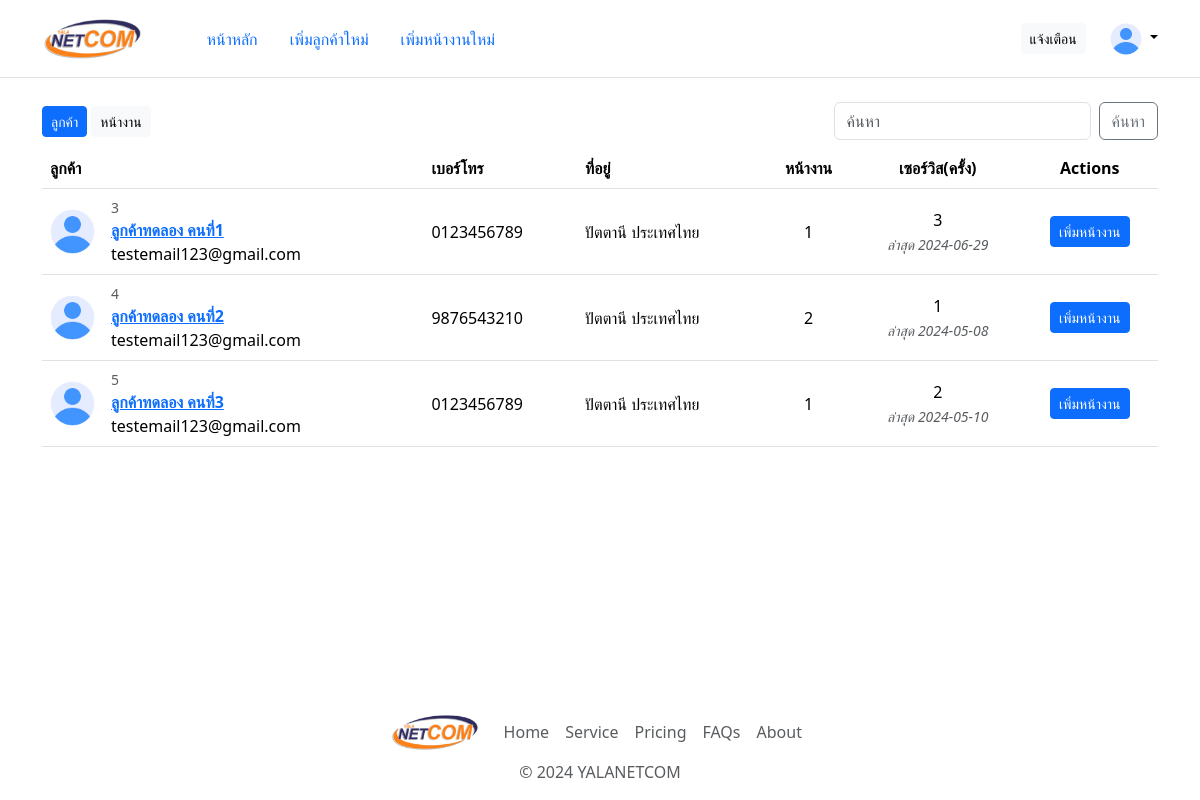
Before: /template/ (signed in) with the older database file.
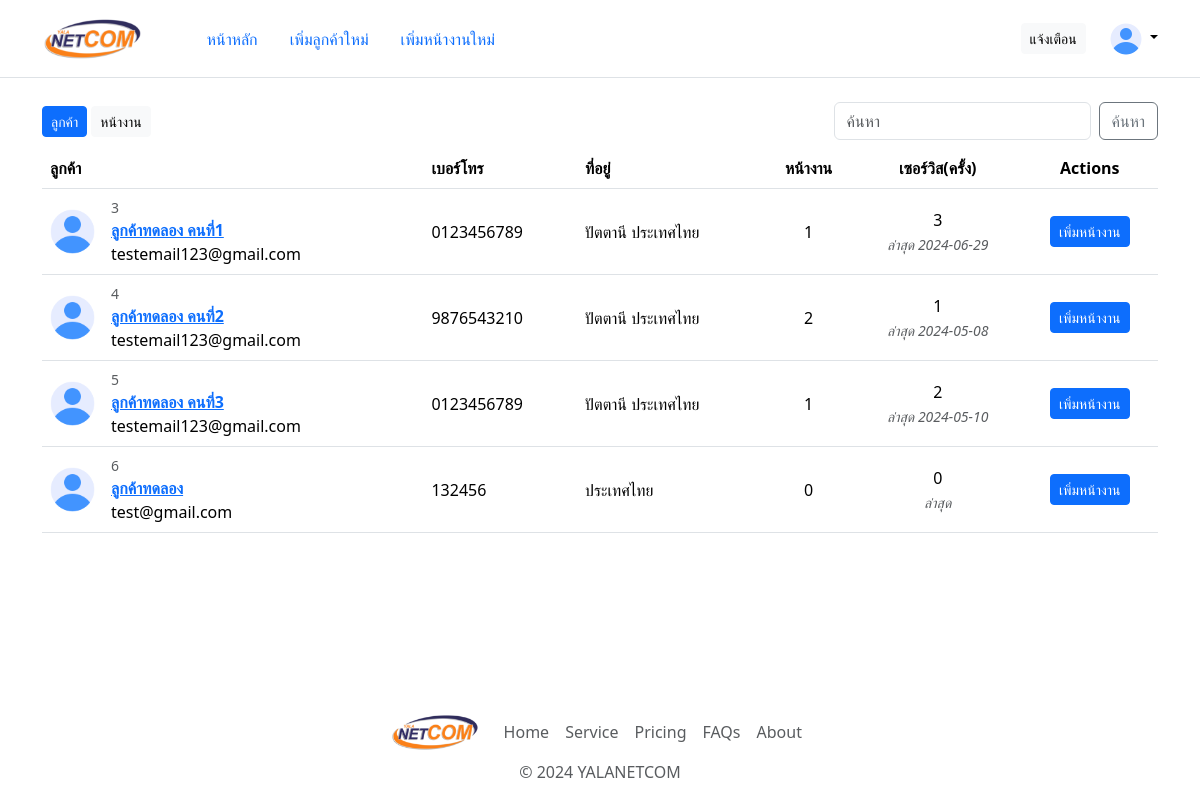
After: the same page with the newer database file.
### tables this page shows
CREATE TABLE `user` (
  `user_id` int(10) NOT NULL,
  `name_lastname` varchar(30) NOT NULL,
  `phone` varchar(25) NOT NULL,
  `email` varchar(30) NOT NULL,
  `address` varchar(30) NOT NULL,
  `img_url` tinyint(1) NOT NULL DEFAULT 0
);

### template/action/load-users.php (called while the page is built)
<?php
    require_once("dbconnect.php");
    try {
        $stmt = $con->prepare("
            SELECT
                u.*,
                COUNT(DISTINCT w.worksite_id) AS num_worksites,
                COUNT(DISTINCT n.noti_id) AS num_services,
                MAX(s.service_datetime) AS latest_service_date
            FROM
                user u
            JOIN
                account a ON u.user_id = a.user_id
            LEFT JOIN
                worksite w ON u.user_id = w.user_id
            LEFT JOIN
                notification n ON u.user_id = n.user_id AND n.noti_status = 0
            LEFT JOIN
                service s ON s.noti_id = n.noti_id
            WHERE
                a.account_type = 'customer'
            GROUP BY
                u.user_id;
        ");
        $stmt->execute();
        $customers = $stmt->fetchAll(PDO::FETCH_ASSOC);
    } catch(PDOException $e) {
        echo "Connection failed: " . $e->getMessage();
    }
?>

### template/index.php (the view, shortened to what this page needs)
<?php
  require_once("./action/load-users.php");
?>
<!DOCTYPE html>
<html lang="en">
<head>
  <link href="https://cdn.jsdelivr.net/npm/bootstrap@5.3.3/dist/css/bootstrap.min.css" rel="stylesheet">
  <link href="../static/css/main.css" rel="stylesheet">
</head>
<body>
  <header class="p-3 mb-3 border-bottom">
    <div class="container">
      <div class="d-flex flex-wrap align-items-center justify-content-center justify-content-lg-start">
        <a href="./" class="d-flex align-items-center mb-2 mb-lg-0 link-body-emphasis text-decoration-none">
          <img src="../static/image/logo-sm.png" height="45" alt="">
        </a>
        <ul class="nav nav-pills col-12 col-lg-auto me-lg-auto justify-content-center ms-5">
          <li class="nav-item"><a href="./" class="nav-link">หน้าหลัก</a></li>
          <li class="nav-item"><a href="./new-user.php" class="nav-link">เพิ่มลูกค้าใหม่</a></li>
          <li class="nav-item"><a href="./new-worksite.php" class="nav-link">เพิ่มหน้างานใหม่</a></li>
        </ul>
        <a href="./notify-services.html" class="btn btn-light me-3 btn-sm">แจ้งเตือน</a>
        <div class="dropdown text-end ms-2">
          <a href="#" class="d-block link-body-emphasis text-decoration-none dropdown-toggle" data-bs-toggle="dropdown" aria-expanded="false">
            <img src="../static/icon/user.png" alt="mdo" width="32" height="32" class="rounded-circle">
          </a>
        </div>
      </div>
    </div>
  </header>
  <div class="container my-container">
    <div class="d-flex justify-content-between py-2">
      <div class="d-flex align-items-center">
        <a href="./" class="btn btn-primary btn-sm me-1">ลูกค้า</a>
        <a href="./worksite-list.html" class="btn btn-light btn-sm">หน้างาน</a>
      </div>
      <form class="d-flex">
        <input type="text" class="form-control me-2" placeholder="ค้นหา" aria-label="Username" aria-describedby="basic-addon1">
        <button class="btn btn-outline-secondary" type="submit">ค้นหา</button>
      </form>
    </div>
    <table class="table align-middle mb-0 bg-white">
      <thead>
        <tr>
          <th>ลูกค้า</th>
          <th>เบอร์โทร</th>
          <th>ที่อยู่</th>
          <th class="text-center">หน้างาน</th>
          <th class="text-center">เซอร์วิส(ครั้ง)</th>
          <th class="text-center">Actions</th>
        </tr>
      </thead>
      <tbody>
        <?php
          foreach ($customers as $customer) {
        ?>
          <tr>
            <td>
              <div class="d-flex align-items-center">
                <img src="../static/icon/user.png" alt="" style="width: 45px; height: 45px" class="rounded-circle"/>
                <div class="ms-3 d-flex flex-column">
                  <p class="m-0 text-muted" style="font-size: 14px;"><?php echo $customer['user_id']; ?></p>
                  <a href="./profile?user-id=<?php echo $customer['user_id']; ?>"><p class="fw-bold mb-0"><?php echo $customer['name_lastname']; ?></p></a>
                  <p class="m-0"><?php echo $customer['email']; ?></p>
                </div>
              </div>
            </td>
            <td>
              <p class="fw-normal mb-0"><?php echo $customer['phone']; ?></p>
            </td>
            <td>
              <p class="fw-normal mb-0"><?php echo $customer['address']; ?></p>
            </td>
            <td class="text-center">
              <span><?php echo $customer['num_worksites'] ?></span>
            </td>
            <td class="text-center">
              <span><?php echo $customer['num_services'] ?></span><br>
              <i class="text-muted" style="font-size: 14px;">ล่าสุด <?php echo $customer['latest_service_date'] ?></i>
            </td>
            <td class="text-center">
            <a class="btn btn-primary btn-sm btn-rounded">เพิ่มหน้างาน</a>
            </td>
          </tr>
        <?php
          }
        ?>
      </tbody>
    </table>
  </div>
  <footer class="pt-3">
    <ul class="nav align-items-center justify-content-center mb-2">
      <img src="../static/image/logo-sm.png" class="me-3" height="40" alt="">
      <li class="nav-item"><a href="#" class="nav-link px-2 text-body-secondary">Home</a></li>
      <li class="nav-item"><a href="#" class="nav-link px-2 text-body-secondary">Service</a></li>
      <li class="nav-item"><a href="#" class="nav-link px-2 text-body-secondary">Pricing</a></li>
      <li class="nav-item"><a href="#" class="nav-link px-2 text-body-secondary">FAQs</a></li>
      <li class="nav-item"><a href="#" class="nav-link px-2 text-body-secondary">About</a></li>
    </ul>
    <p class="text-center text-body-secondary">© 2024 YALANETCOM</p>
  </footer>
</body>
</html>

### static/css/main.css (style rules this page uses)
* { margin: 0px; padding: 0px; font-family:'Segoe UI', Tahoma, Geneva, Verdana, sans-serif; }
html, body { height: 100%; display: flex; flex-direction: column; justify-content: space-between; }
.my-container { flex-grow: 1; }

Changed rows visible on the page:
added user: user_id "6", name_lastname "ลูกค้าทดลอง", email "test@gmail.com", phone "132456", address "ประเทศไทย", num_worksites "0", num_services "0"
